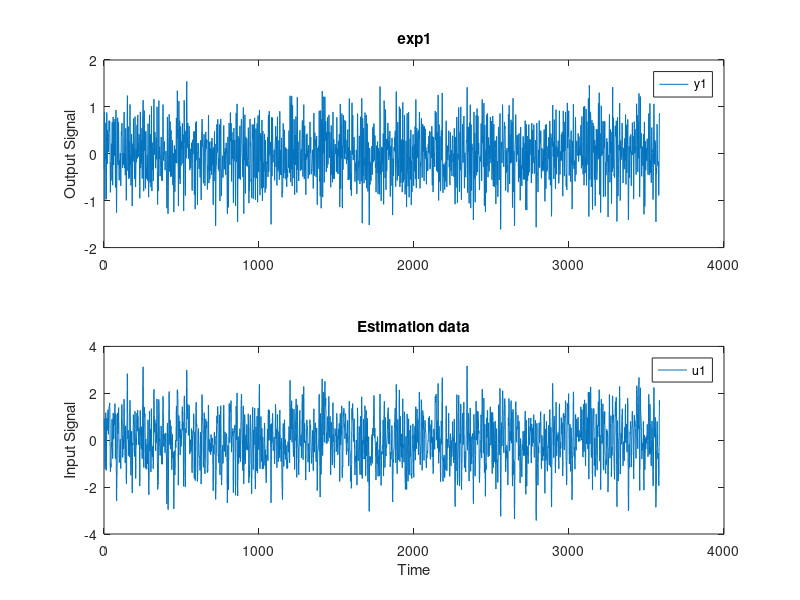

Recreate this plot in MATLAB. (Note: this script raises an error after producing the figure.)
% Chapter 4 Exercise 75
% Using the time domain identification toolbox from Matlab
%
% The authors thank Lennart Ljung from Linkoping University, Sweden for his 
%     detailed advices to set up this exercise
%
% Copyright: 
% Johan Schoukens, Rik Pintelon, and Yves Rolain 
% Vrije Universiteit Brussels, Pleinlaan 2, 1050 Brussels, Belgium
%
% 

clear all

% define the input variables
N=1024*7;                               % length of the data set
NTrans=1000;                            % transient points
NRep=10;                                % number of repeated simulations
stdNoise=0.1;                           % standard deviation of disturbing noise
OrderG=2;                               % order of the plant
OrderNoise=1;                           % order of the noise filter

% plant model
[b0,a0]=cheby1(OrderG,10,2*0.25);b0(2)=b0(2)*1.3; % plant to be estimated

% noise model
[b,a]=butter(OrderNoise,2*0.2); b=b+0.001*a;% noise model
bNoise=b;   
aNoise=a; 

% Generator filter
[bGen,aGen]=butter(3,0.3);

% generate the signals
u0=filter(bGen,aGen,randn(1,N+NTrans));u0=u0/std(u0);
y0=filter(b0,a0,u0);                    % exact output
yNoise=filter(bNoise,aNoise,randn(1,N+NTrans));
yNoise=stdNoise*yNoise;                 % disturbing noise
y=y0+yNoise;                            % disturbed output

u0(1:NTrans)=[];y(1:NTrans)=[];y0(1:NTrans)=[];         % eliminate transients

% prepare the data for the time domain toolbox
tData=iddata(y(:),u0(:),1); % create time domain data object
tDataEst=tData(1:N/2);      % estimation set --> to estimate the model
tDataVal=tData(N/2+1:end);  % validation set --> to validate the model
y0Val=y0(N/2+1:end);        % validation data without noise --> to verify the result

% Step 1: take a look at the data
FigNum=1
figure(FigNum)
plot(tDataEst)
title('Estimation data')
shg

% step 2: make an initial guess of the delay. Is a delay present?
nk=delayest(tDataEst)

% Step 3: try a default state space model 
%               - using the initial guess for the delay
%               - using the default order 2
m=pem(tDataEst,'nk',nk);    %  order of the model is selected by the routine

% Step 4: try also order 1, 2, and 3
m1=pem(tDataEst,1,'nk',nk);    % 1st order model
m2=pem(tDataEst,2,'nk',nk);    % 1st order model
m3=pem(tDataEst,3,'nk',nk);    % 3th order model

% Step 5: compare the models on the validation data
FigNum=FigNum+1;
figure(FigNum)
compare(tDataVal,m1,m2,m3)
% m1 is poor, m2 and m3 looks slightly better than m2 
%                (this can vary from one realization to the other)

% From the fit values (see plot) it m3 seems to be the best --> try also m4
m4=pem(tDataEst,4,'nk',nk);    % 3th order model

FigNum=FigNum+1;
figure(FigNum)
compare(tDataVal,m1,m2,m3,m4)
%  m3 turns out to be slightly better 
%                 (this can vary from one realization to the other)
% --> we pick model order 3 to continue

% Study the residuals of model m3

FigNum=FigNum+1;
figure(FigNum)
resid(tDataVal,m3)
% m3 passes 
%    - the whiteness test
%    - the cross-correlation with the inputs

% Compute the spectral analysis of the estimate

FigNum=FigNum+1;
figure(FigNum)
gs=spafdr(tDataEst)
bode(gs,m3,'sd',3,'fill',{0.05,pi,100})

% there is a good agreement between the model and the spectral estimate
% note that you can zoom on the plot

%
% Study of the plant model
%
% study of the pole/zero plot
pzmap(m3)   

% a pole zero cancelation becomes visible
% --> add the uncertainty regions and zoom
FigNum=FigNum+1;
figure(FigNum)
pzmap(m3,'sd',3)
% The uncertainty bounds overlap. This is a strong indication that one
% pole/zero can be eliminated --> model order 2 is also a good candidate model

% 
% study of the noise model
%
FigNum=FigNum+1;
figure(FigNum)
pzmap(m3('n'))   

% a pole zero cancelation becomes visible
% --> add the uncertainty regions and zoom
pzmap(m3('n'),'sd',3)

% The uncertainty bounds overlap for the two complex poles/zeros. 
% This is a strong indication that these pole/zero can be eliminated 
%    --> a first order noise model seems to be enough

% 
% Estimate a Box-Jenkins model:  3th degree plant model, 1st degree noise model
%
FigNum=FigNum+1;
figure(FigNum)
mbj2=bj(tDataVal,[3 1 1 2 0]);
mbj3=bj(tDataVal,[4 1 1 3 0]);
compare(tDataVal,m3,mbj2,mbj3)

% both models result in the same fit --> both models are acceptable
FigNum=FigNum+1
resid(tDataVal,mbj2);     % residue test of bj2 model

% compare the simulated output to y0
ym3=predict(tDataVal,m3,inf);    % calculate the simulated output m3
ybj2=predict(tDataVal,mbj2,inf);
y3=ym3.y;ybj=ybj2.y;             % extract the simulated outputs
sqrt(sum((y3-y0Val(:)).^2/length(y3)))
sqrt(sum((ybj-y0Val(:)).^2/length(y3)))


% prepare plots for book
FigNum=1; %  estimation data
figure(FigNum)    
DG_SetTraceColor('black','*',FigNum,'*')
%DG_Init4PDF(gcf, 6);        % fixing the size, half standard height
%DG_MakePDF('Lennart1.pdf', gcf); 

FigNum=2; % results model m1, m2, m3
figure(FigNum)    
DG_SetTraceColor('black','*',FigNum,'*')
DG_SetTraceTint(100,1,FigNum,1)
DG_SetTraceTint(70,2,FigNum,1)
DG_SetTraceTint(50,3,FigNum,1)
DG_SetTraceTint(30,4,FigNum,1)
%DG_Init4PDF(gcf, 6);        % fixing the size, half standard height
%DG_MakePDF('Lennart2.pdf', gcf); 

FigNum=3; %  % results model m1, m2, m3
figure(FigNum)    
DG_SetTraceColor('black','*',FigNum,'*')
DG_SetTraceTint(100,1,FigNum,1)
DG_SetTraceTint(70,2,FigNum,1)
DG_SetTraceTint(50,3,FigNum,1)
DG_SetTraceTint(30,4,FigNum,1)
DG_SetTraceTint(10,5,FigNum,1)
%DG_Init4PDF(gcf, 6);        % fixing the size, half standard height
%DG_MakePDF('Lennart3.pdf', gcf); 

FigNum=4; %
figure(FigNum)
DG_SetFontSize(14,FigNum,'*')
subplot(2,1,1), title('Correlation function of residuals. Output y1')
xlabel('lag')
subplot(2,1,2), title('Cross corr. function between input u1 and residuals from output y1')
xlabel('lag')
%DG_Init4PDF(gcf, 8);        % fixing the size, half standard height
%DG_MakePDF('Lennart4.pdf', gcf); 

FigNum=6; %
figure(FigNum)   
DG_SetTraceColor('black','*',FigNum,'*')
%DG_Init4PDF(gcf, 6);        % fixing the size, half standard height
%DG_MakePDF('Lennart6.pdf', gcf); 

FigNum=7; % pole zero plot noise model
figure(FigNum)   
DG_SetTraceColor('black','*',FigNum,'*')
%DG_Init4PDF(gcf, 6);        % fixing the size, half standard height
%DG_MakePDF('Lennart7.pdf', gcf); 

